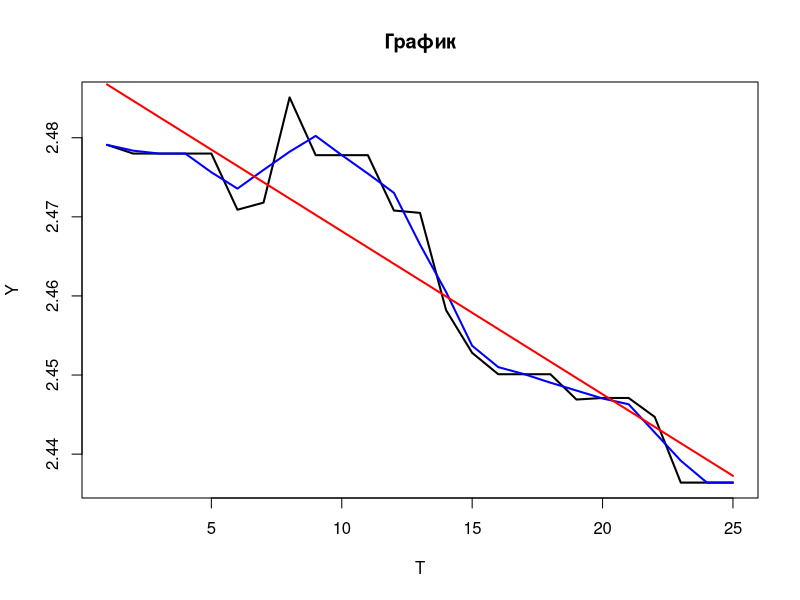

R code for this plot:
# Set output precision.
options(digits=5)

# Read the data from the file.
current_data <- read.table(file = "input_files/input_lab4.txt")

# Save and print the average value of the series.
series_mean <- mean(current_data[,2])
series_mean

# Save the length of the series.
series_length <- length(current_data[,2])

# ----------------------------------------------------------------------------
# Working the series criteria.

# Create the copy of the table. Then the information about the types of the
# values will be added to this new table.
series_table <- current_data

# Add the information about the type of the value as the third column of
# the table.
series_table[1:series_length, 3] <- 
  ifelse(series_table[1:series_length, 2] < series_mean, 1, 0)

series_table

# Count the number of series (R number for the formula).
current_type <- series_table[1, 3]
number_of_series <- 1

for (i in 1:series_length) {
  if (current_type != series_table[i, 3]) {
    number_of_series <- number_of_series + 1
  }
  current_type = series_table[i, 3]
}

# Specify t coefficient (corresponding to the confidence level p = 0.95).
t_coefficient = 1.96

# Print the result of applying series criteria.
average_number_of_series = (series_length + 1) / 2
number_of_series_sd = sqrt(series_length - 1) / 2

if (number_of_series >= 
    average_number_of_series - t_coefficient * number_of_series_sd &
    number_of_series <= 
    average_number_of_series + t_coefficient * number_of_series_sd) {
  print("No regularity has been found.")
} else {
  print("Regularity has been found.")
}

# ----------------------------------------------------------------------------
# Working the smoothing.

# Use three-level moving average method. Put necessary values to the
# third column of the original table.
current_data[1, 3] <- current_data[1, 2]
current_data[series_length, 3] <- current_data[series_length, 2]

for (i in 2:(series_length - 1)) {
  current_data[i, 3] = 
    mean(c(current_data[i - 1, 2], current_data[i, 2], current_data[i + 1, 2]))
}

# Use linear analytical alignment method. Put necessary values to the
# fourth column of the original table.

# Move the system of the coordinates (change the values in the first column of
# the table).
if (series_length %% 2 == 0) {
  for (i in (series_length / 2):1) {
    current_data[i, 1] = -(2 * (series_length / 2 - i) + 1)
    current_data[series_length - i + 1, 1] = 2 * (series_length / 2 - i) + 1
  }
} else {
  current_data[floor(series_length / 2) + 1, 1] = 0
  for (i in (floor(series_length / 2)):1) {
    current_data[i, 1] = -(floor(series_length / 2) - i + 1)
    current_data[series_length - i + 1, 1] = floor(series_length / 2) - i + 1
  }
}

# Count linear coefficients.
a0_coefficient <- series_mean
a1_coefficient <- sum(current_data[,1] * current_data[,2])
a1_coefficient <- a1_coefficient / sum(current_data[,1]^2)

# Fill the table.
current_data[1:series_length, 4] <-
  a0_coefficient + a1_coefficient * current_data[1:series_length, 1]

# ----------------------------------------------------------------------------
# Working the plot.

plot(current_data[,2], type = "l", col = "black", lwd = 2, 
     xlab = "T", ylab = "Y", main = "График")
lines(current_data[,3], type = "l", col = "blue", lwd = 2)
lines(current_data[,4], type = "l", col = "red", lwd = 2)
